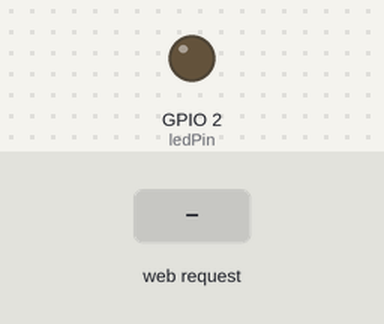
Recording of a sketch running on a simulated ESP8266 (NodeMCU). Parts: output pins drawn as LEDs (lit = HIGH). The inputs (shaded band) are chosen by the test bench. WiFi joins after 1.5 s; servers stay silent unless stated.

Above: at 3.2 s.
3.3 s: HTTP request GET /OFF received
At 4.3 s:
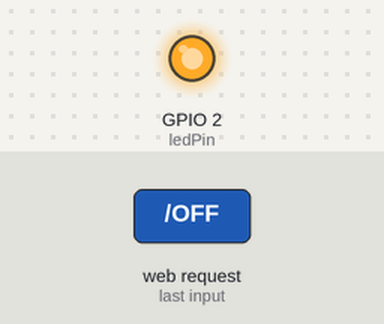
4.8 s: HTTP request GET /ON received
At 5.4 s:
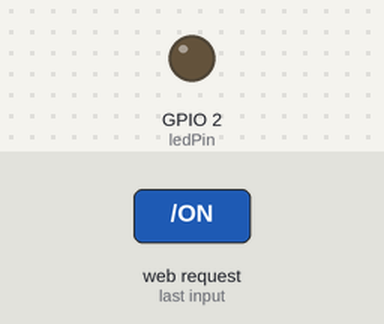
Timing chart, 0 to 7.8 s (numbered marks = the images above; inputs shaded):
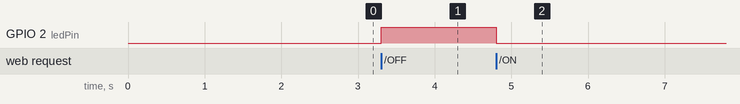

The sketch:

09_esp8266_led_control.ino
```cpp
#include <ESP8266WiFi.h>

const char* ssid = "your_SSID";
const char* password = "your_PASSWORD";

WiFiServer server(80);
int ledPin = 2;

void setup() {
  pinMode(ledPin, OUTPUT);
  WiFi.begin(ssid, password);
  while (WiFi.status() != WL_CONNECTED) delay(1000);
  server.begin();
}

void loop() {
  WiFiClient client = server.available();
  if (client) {
    String req = client.readStringUntil('\r');
    if (req.indexOf("/ON") != -1) digitalWrite(ledPin, LOW);
    if (req.indexOf("/OFF") != -1) digitalWrite(ledPin, HIGH);

    client.print("HTTP/1.1 200 OK\r\nContent-Type: text/html\r\n\r\n");
    client.print("<a href=\"/ON\">ON</a><br><a href=\"/OFF\">OFF</a>");
    delay(1);
  }
}
```

Measured:
- after the input at 3.3 s, GPIO 2 (ledPin): LOW → HIGH at once
- after the input at 4.8 s, GPIO 2 (ledPin): HIGH → LOW at once
